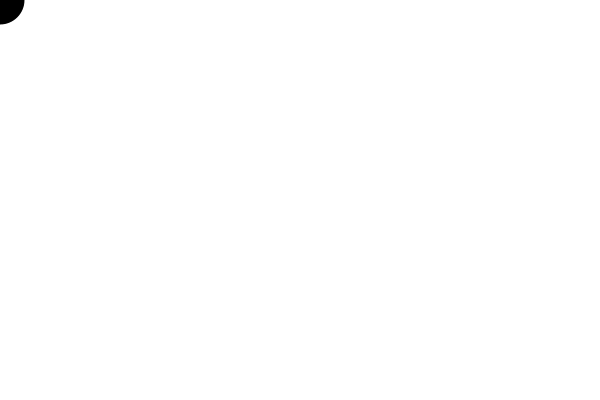
Frame 1 (no input)
Frame 60 (the mouse pressed at the canvas centre just before this capture): identical to frame 1, image omitted
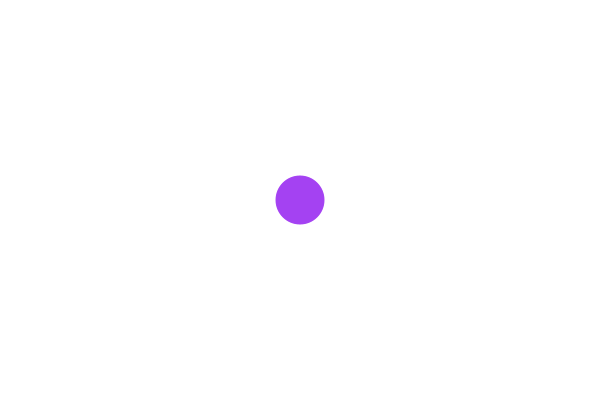
Frame 120 (the mouse held since frame 60 and released just before this capture)

The Processing sketch that drew these frames (run headless with seeded random() and noise(); from frame 60 on, the mouse is pressed at the canvas centre):

// Processing sketch: objSnake
// ── objSnake.pde
Snake mySnake;
int tail=50;
int tempC;
void setup(){
  size(600, 400);
  mySnake=new Snake(tail);
}

void draw(){
  background(255);
  mySnake.display(tempC);
}

void mousePressed(){
  tempC=color(int(random(0,255)),int(random(0,255)),int(random(0,255)));
}
// ── Point.pde
class Point{
 int x;
 int y;
 Point(){
   x=0;
   y=0;
 }
}
// ── Snake.pde
class Snake{
 color c;
 Point[] p;
 
 Snake(int num){
   this.c=100;
   p=new Point[num];
   for(int i=0; i<p.length; i++){
     p[i]=new Point();  
   }
 }
 
 void display(color c){
   for(int i=0; i<p.length-1; i++){
     p[i].x=p[i+1].x;
     p[i].y=p[i+1].y;
   }
   p[p.length-1].x=mouseX;
   p[p.length-1].y=mouseY;
   for(int i=0; i<p.length; i++){
     noStroke();
     fill(c, constrain(i*5, 0, 250));
     ellipse(p[i].x, p[i].y, i, i);
   }
 }
}
